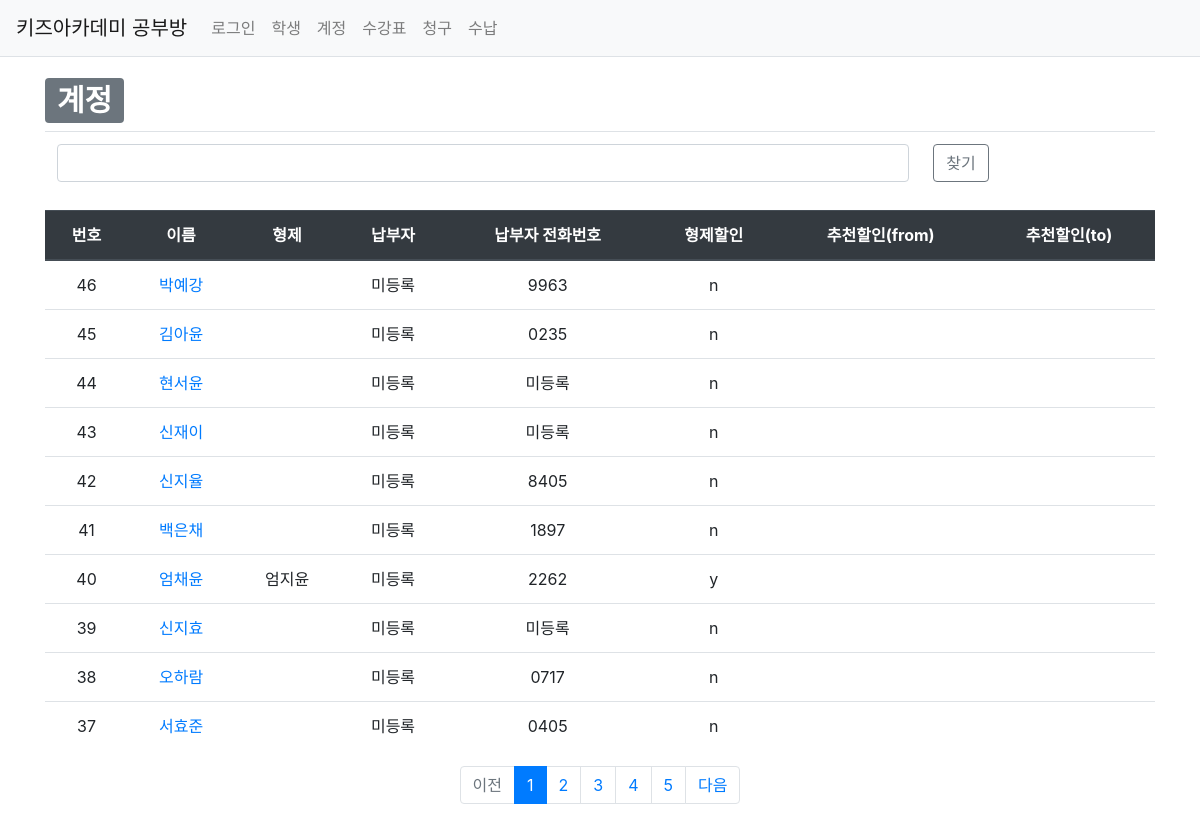
/studyroom/account/, run on the app's committed database.
### studyroom/models.py (models this page shows, shortened)
class Account(models.Model):
    user = models.ForeignKey(User, on_delete=models.CASCADE)
    student = models.ForeignKey(Student, on_delete=models.CASCADE)
    sub_student_id = models.IntegerField(null=True, blank=True)
    payer = models.CharField(max_length=40, null=True, blank=True)
    payer_phone_num = models.CharField(max_length=11, null=True, blank=True)
    brother_dc_yn = models.CharField(max_length=1, default='n')
    recommend_dc_start = models.CharField(max_length=6, null=True, blank=True, default='yyyymm')
    recommend_dc_end = models.CharField(max_length=6, null=True, blank=True, default='yyyymm')
    create_date = models.DateTimeField()
    modify_date = models.DateTimeField(null=True, blank=True)

class Student(models.Model):
    Grade_choices = (
        ('Y6','6세'),
        ('Y7','7세'),
        ('E1','1학년'),
        ('E2','2학년'),
        ('E3','3학년'),
        ('E4','4학년'),
        ('E5','5학년'),
        ('E6','6학년'),
    )
    user = models.ForeignKey(User, on_delete=models.CASCADE)
    brother = models.ForeignKey('self', on_delete=models.CASCADE, blank=True, null=True)
    name = models.CharField(max_length=20)
    grade = models.CharField(max_length=2, choices=Grade_choices)
    create_date = models.DateTimeField()
    modify_date = models.DateTimeField(null=True, blank=True)
    delete_yn = models.CharField(max_length=1, default='n')

### studyroom/views/account_views.py (the view)
def account_list(request):
    logger.info("INFO 레벨로 출력")
    """
    계정 목록 출력
    """
    page = request.GET.get('page', '1')  # 페이지
    name = request.GET.get('name', '')  # 검색어
    account_list = Account.objects.order_by('id')
    if name:
        account_list = account_list.filter(
            Q(student__name__icontains=name) |  # 학생이름 검색
            Q(student__brother__name__icontains=name)  # 학생이름 검색
        ).distinct()
    paginator = Paginator(account_list, 10)  # 페이지당 10개씩 보여주기
    page_obj = paginator.get_page(page)
    context = {'account_list': page_obj, 'page': page, 'name': name}
    return render(request, 'studyroom/account_list.html', context)

### studyroom/templatetags/studyroom_filter.py (called while the page is built)
@register.filter
def sub(value, arg):
    return value - arg

### templates/studyroom/account_list.html (shortened to what this page needs)
{% extends 'base.html' %}
{% load studyroom_filter %}
{% load humanize %}
{% block content %}
<div class="container my-3">
    <div>
        <h1>
            <span class="badge badge-secondary">계정</span>
        </h1>
    </div>
    <table class="table">
        <tbody>
            <tr>
                <td>
                    <input id="input_search" type="text" class="form-control name" value="{{ name|default_if_none:'' }}">
                </td>
                <td>
                    <button class="btn btn-outline-secondary" type="button" id="btn_search">찾기</button>
                </td>
            </tr>
        </tbody>
    </table>
    <table class="table">
        <thead>
        <tr class="text-center thead-dark">
            <th>번호</th>
            <th>이름</th>
            <th>형제</th>
            <th>납부자</th>
            <th>납부자 전화번호</th>
            <th>형제할인</th>
            <th>추천할인(from)</th>
            <th>추천할인(to)</th>
        </tr>
        </thead>
        <tbody>
        {% if account_list %}
        {% for account in account_list %}
        <tr class="text-center">
            <td>
                {{ account_list.paginator.count|sub:account_list.start_index|sub:forloop.counter0|add:1 }}
            </td>
            <td><a href="{% url 'studyroom:account_modify' account.id %}">{{ account.student.name }}</td>
            <td>{{ account.student.brother.name }}</td>
            <td>{{ account.payer|default_if_none:"미등록" }}</td>
            <td>{{ account.payer_phone_num|default_if_none:"미등록" }}</td>
            <td>{{ account.brother_dc_yn }}</td>
            <td>{{ account.recommend_dc_start|default_if_none:"" }}</td>
            <td>{{ account.recommend_dc_end|default_if_none:"" }}</td>
        </tr>
        {% endfor %}
        {% else %}
        <tr>
            <td colspan="3">account이 없습니다.</td>
        </tr>
        {% endif %}
        </tbody>
    </table>
    <ul class="pagination justify-content-center">
        {% if account_list.has_previous %}
        <li class="page-item">
            <a class="page-link" href="?page={{ account_list.previous_page_number }}">이전</a>
        </li>
        {% else %}
        <li class="page-item disabled">
            <a class="page-link" tabindex="-1" aria-disabled="true" href="#">이전</a>
        </li>
        {% endif %}
        {% for page_number in account_list.paginator.page_range %}
        {% if page_number >= account_list.number|add:-5 and page_number <= account_list.number|add:5 %}
            {% if page_number == account_list.number %}
            <li class="page-item active" aria-current="page">
                <a class="page-link" href="?page={{ page_number }}">{{ page_number }}</a>
            </li>
            {% else %}
            <li class="page-item">
                <a class="page-link" href="?page={{ page_number }}">{{ page_number }}</a>
            </li>
            {% endif %}
        {% endif %}
        {% endfor %}
        {% if account_list.has_next %}
        <li class="page-item">
            <a class="page-link" href="?page={{ account_list.next_page_number }}">다음</a>
        </li>
        {% else %}
        <li class="page-item disabled">
            <a class="page-link" tabindex="-1" aria-disabled="true" href="#">다음</a>
        </li>
        {% endif %}
    </ul>
</div>
{% endblock %}

### data on the page
Account: paginator.count|sub "46", student.name "박예강", payer "미등록", payer_phone_num "9963", brother_dc_yn "n"
Account: paginator.count|sub "45", student.name "김아윤", payer "미등록", payer_phone_num "0235", brother_dc_yn "n"
Account: paginator.count|sub "44", student.name "현서윤", payer "미등록", payer_phone_num "미등록", brother_dc_yn "n"
Account: paginator.count|sub "43", student.name "신재이", payer "미등록", payer_phone_num "미등록", brother_dc_yn "n"
Account: paginator.count|sub "42", student.name "신지율", payer "미등록", payer_phone_num "8405", brother_dc_yn "n"
Account: paginator.count|sub "41", student.name "백은채", payer "미등록", payer_phone_num "1897", brother_dc_yn "n"
Account: paginator.count|sub "40", student.name "엄채윤", student.brother.name "엄지윤", payer "미등록", payer_phone_num "2262", brother_dc_yn "y"
Account: paginator.count|sub "39", student.name "신지효", payer "미등록", payer_phone_num "미등록", brother_dc_yn "n"
Account: paginator.count|sub "38", student.name "오하람", payer "미등록", payer_phone_num "0717", brother_dc_yn "n"
Account: paginator.count|sub "37", student.name "서효준", payer "미등록", payer_phone_num "0405", brother_dc_yn "n"

### other printed values
{{ page_number }} "1"
{{ page_number }} "2" "3" "4" "5"
